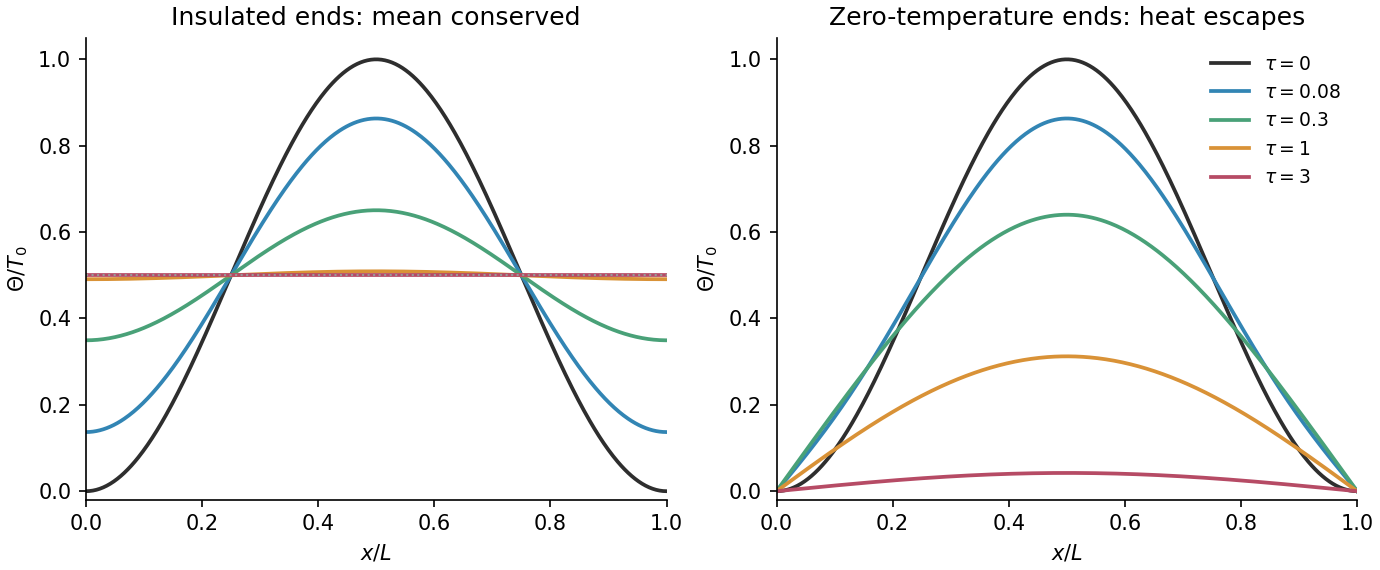

This figure's Python source:
"""Original heat solutions; Python 3.14, NumPy 2.3, Matplotlib 3.10.
The PNG is written to cwd. Dirichlet curves use the derived sine coefficients.
"""
from pathlib import Path
import matplotlib
matplotlib.use('Agg')
import matplotlib.pyplot as plt
import numpy as np

plt.rcParams.update({'font.size':10,'figure.facecolor':'white'})
x=np.linspace(0,1,500)
times=[0,.08,.3,1,3]
colors=['0.18','#3285b4','#49a178','#d99237','#b64b65']
odd=np.arange(1,602,2,dtype=float)
b=8/(np.pi*odd*(4-odd*odd))
sines=np.sin(np.pi*odd[:,None]*x[None,:])
fig,axs=plt.subplots(1,2,figsize=(9.2,3.8),layout='constrained')
for tau,color in zip(times,colors):
    insulated=.5*(1-np.exp(-4*tau)*np.cos(2*np.pi*x))
    fixed=np.sin(np.pi*x)**2 if tau==0 else (b*np.exp(-odd*odd*tau))@sines
    for ax,curve in zip(axs,[insulated,fixed]):ax.plot(x,curve,color=color,lw=1.8,label=f'$\\tau={tau:g}$')
axs[0].axhline(.5,color='0.6',ls=':',lw=1)
for ax,title in zip(axs,['Insulated ends: mean conserved','Zero-temperature ends: heat escapes']):
    ax.set(xlim=(0,1),ylim=(-.02,1.05),xlabel='$x/L$',ylabel=r'$\Theta/T_0$',title=title)
    ax.spines[['top','right']].set_visible(False)
axs[1].legend(loc='upper right',frameon=False,fontsize=9)
fig.savefig(Path.cwd() / Path(__file__).with_suffix('.png').name,dpi=150,facecolor='white')
plt.close(fig)
